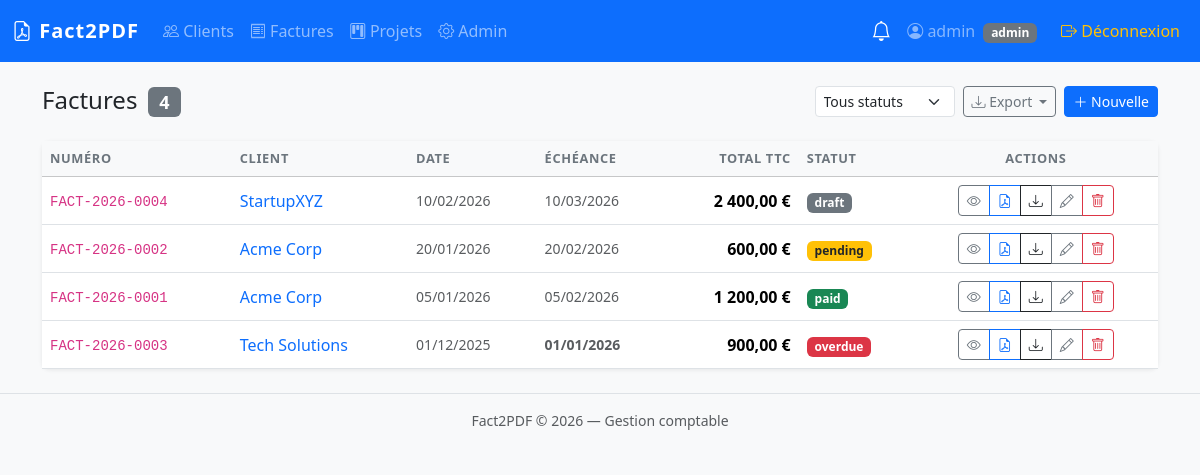
The page /invoices (signed in) on the database its author committed.
### tables this page shows
CREATE TABLE IF NOT EXISTS `invoices` (
    `id`          INT UNSIGNED          NOT NULL AUTO_INCREMENT,
    `client_id`   INT UNSIGNED          NOT NULL,
    `number`      VARCHAR(30)           NOT NULL UNIQUE  COMMENT 'Ex: FACT-2026-0001',
    `status`      ENUM('draft','pending','paid','overdue') NOT NULL DEFAULT 'draft',
    `issue_date`  DATE                  NOT NULL,
    `due_date`    DATE                  NOT NULL,
    `subtotal`    DECIMAL(12,2)         NOT NULL DEFAULT 0.00,
    `tax_rate`    DECIMAL(5,2)          NOT NULL DEFAULT 20.00  COMMENT 'Taux TVA %',
    `tax_amount`  DECIMAL(12,2)         NOT NULL DEFAULT 0.00,
    `total`       DECIMAL(12,2)         NOT NULL DEFAULT 0.00,
    `notes`       TEXT                  NULL,
    `created_by`  INT UNSIGNED          NULL,
    `created_at`  TIMESTAMP             NOT NULL DEFAULT CURRENT_TIMESTAMP,
    `updated_at`  TIMESTAMP             NOT NULL DEFAULT CURRENT_TIMESTAMP ON UPDATE CURRENT_TIMESTAMP,
    PRIMARY KEY (`id`),
    INDEX `idx_invoices_client`     (`client_id`),
    INDEX `idx_invoices_status`     (`status`),
    INDEX `idx_invoices_issue_date` (`issue_date`),
    CONSTRAINT `fk_invoices_client` FOREIGN KEY (`client_id`) REFERENCES `clients` (`id`) ON DELETE RESTRICT,
    CONSTRAINT `fk_invoices_user`   FOREIGN KEY (`created_by`) REFERENCES `users` (`id`)  ON DELETE SET NULL
);

CREATE TABLE IF NOT EXISTS `clients` (
    `id`          INT UNSIGNED  NOT NULL AUTO_INCREMENT,
    `name`        VARCHAR(150)  NOT NULL,
    `email`       VARCHAR(150)  NULL,
    `phone`       VARCHAR(30)   NULL,
    `address`     VARCHAR(255)  NULL,
    `city`        VARCHAR(100)  NULL,
    `postal_code` VARCHAR(20)   NULL,
    `country`     CHAR(2)       NOT NULL DEFAULT 'FR',
    `logo_path`   VARCHAR(500)  NULL        COMMENT 'Chemin relatif vers le logo uploadé',
    `notes`       TEXT          NULL,
    `created_by`  INT UNSIGNED  NULL,
    `created_at`  TIMESTAMP     NOT NULL DEFAULT CURRENT_TIMESTAMP,
    `updated_at`  TIMESTAMP     NOT NULL DEFAULT CURRENT_TIMESTAMP ON UPDATE CURRENT_TIMESTAMP,
    PRIMARY KEY (`id`),
    INDEX `idx_clients_name`       (`name`),
    INDEX `idx_clients_created_by` (`created_by`),
    CONSTRAINT `fk_clients_user` FOREIGN KEY (`created_by`) REFERENCES `users` (`id`) ON DELETE SET NULL
);

### src/Helpers/helpers.php (called while the page is built, shortened)
<?php
function e(mixed $value): string
{
    return htmlspecialchars((string) $value, ENT_QUOTES | ENT_SUBSTITUTE, 'UTF-8');
}
function env(string $key, mixed $default = null): mixed
{
    $value = $_ENV[$key] ?? $_SERVER[$key] ?? getenv($key);
    return $value !== false ? $value : $default;
}
function view(string $view, array $data = []): void
{
    extract($data, EXTR_SKIP);
    $path = ROOT_PATH . '/src/Views/' . str_replace('.', '/', $view) . '.php';
    require $path;
}
function formatMoney(float $amount): string
{
    return number_format($amount, 2, ',', ' ') . ' €';
}
function formatDate(string $date): string
{
    return date('d/m/Y', strtotime($date));
}

### src/Controllers/InvoiceController.php (called while the page is built, shortened)
<?php
class InvoiceController
{
    private Invoice $model;
    public function __construct()
    {
        $this->model       = new Invoice();
    }
    public function index(): void
    {
        $invoices = $this->model->allWithClient();
        view('invoices/index', compact('invoices'));
    }
}

### public/index.php (called while the page is built, shortened)
<?php
$router = new \App\Core\Router();
$router->dispatch();

### config/database.php (called while the page is built, shortened)
<?php
return [
    'driver'   => 'mysql',
    'host'     => env('DB_HOST', 'db'),
    'port'     => (int) env('DB_PORT', 3306),
    'database' => env('DB_NAME', 'fact2pdf'),
    'username' => env('DB_USER', 'fact2pdf_user'),
    'password' => env('DB_PASS', ''),
    'charset'  => env('DB_CHARSET', 'utf8mb4'),
    'options'  => [
        PDO::ATTR_ERRMODE            => PDO::ERRMODE_EXCEPTION,
        PDO::ATTR_DEFAULT_FETCH_MODE => PDO::FETCH_ASSOC,
        PDO::ATTR_EMULATE_PREPARES   => false,
        PDO::MYSQL_ATTR_FOUND_ROWS   => true,
    ],
];

### src/Core/Database.php (called while the page is built, shortened)
<?php
class Database
{
    private static ?Database $instance = null;
    private PDO $pdo;
    private function __construct()
    {
        $config = require ROOT_PATH . '/config/database.php';
        $dsn = sprintf(
            '%s:host=%s;port=%d;dbname=%s;charset=%s',
            $config['driver'],
            $config['host'],
            $config['port'],
            $config['database'],
            $config['charset']
        );
        try {
            $this->pdo = new PDO($dsn, $config['username'], $config['password'], $config['options']);
        } catch (PDOException $e) {
            throw new RuntimeException('Erreur de connexion à la base de données.');
        }
    }
    public static function getInstance(): self
    {
        if (self::$instance === null) {
            self::$instance = new self();
        }
        return self::$instance;
    }
    public function query(string $sql, array $params = []): \PDOStatement
    {
        $stmt = $this->pdo->prepare($sql);
        $stmt->execute($params);
        return $stmt;
    }
    public function fetchAll(string $sql, array $params = []): array
    {
        return $this->query($sql, $params)->fetchAll();
    }
}

### src/Models/BaseModel.php (called while the page is built, shortened)
<?php
abstract class BaseModel
{
    public function __construct()
    {
        $this->db = Database::getInstance();
    }
}

### src/Models/Invoice.php (called while the page is built, shortened)
<?php
class Invoice extends BaseModel
{
    public function allWithClient(): array
    {
        return $this->db->fetchAll(
            'SELECT i.*, c.name AS client_name
             FROM invoices i
             JOIN clients c ON c.id = i.client_id
             ORDER BY i.issue_date DESC'
        );
    }
}

### src/Views/invoices/index.php (the view, shortened to what this page needs)
<div class="d-flex justify-content-between align-items-center mb-4">
    <h1 class="h4 mb-0">
        Factures <span class="badge text-bg-secondary ms-1"><?= count($invoices) ?></span>
    </h1>
    <div class="d-flex gap-2 flex-wrap">
        <select id="filterStatus" class="form-select form-select-sm" style="width:140px">
            <option value="">Tous statuts</option>
        </select>
        <div class="dropdown">
            <button class="btn btn-outline-secondary btn-sm dropdown-toggle" data-bs-toggle="dropdown">
                <i class="bi bi-download"></i> Export
            </button>
        </div>
        <?php if (in_array($_SESSION['role'] ?? '', ['admin','user'])): ?>
        <a href="/invoices/create" class="btn btn-primary btn-sm">
            <i class="bi bi-plus-lg"></i> Nouvelle
        </a>
        <?php endif; ?>
    </div>
</div>
<div class="card">
    <div class="table-responsive">
        <table class="table table-hover align-middle mb-0" id="invoicesTable">
            <thead class="table-light">
                <tr>
                    <th>Numéro</th>
                    <th>Client</th>
                    <th>Date</th>
                    <th>Échéance</th>
                    <th class="text-end">Total TTC</th>
                    <th>Statut</th>
                    <th class="text-center">Actions</th>
                </tr>
            </thead>
            <tbody>
            <?php foreach ($invoices as $inv):
                $badges   = ['draft'=>'secondary','pending'=>'warning text-dark','paid'=>'success','overdue'=>'danger'];
                $isLate   = $inv['status'] === 'overdue';
            ?>
                <tr class="invoice-row" data-status="<?= e($inv['status']) ?>" <?= $isLate ? 'class="table-danger"' : '' ?>>
                    <td>
                        <code class="small"><?= e($inv['number']) ?></code>
                    </td>
                    <td>
                        <a href="/clients/<?= $inv['client_id'] ?>" class="text-decoration-none">
                            <?= e($inv['client_name']) ?>
                        </a>
                    </td>
                    <td class="text-muted small"><?= formatDate($inv['issue_date']) ?></td>
                    <td class="text-muted small <?= ($inv['status'] === 'overdue') ? 'text-danger fw-semibold' : '' ?>">
                        <?= formatDate($inv['due_date']) ?>
                    </td>
                    <td class="text-end fw-semibold"><?= formatMoney((float)$inv['total']) ?></td>
                    <td>
                        <span class="badge text-bg-<?= $badges[$inv['status']] ?? 'secondary' ?>">
                            <?= e($inv['status']) ?>
                        </span>
                    </td>
                    <td class="text-center">
                        <div class="btn-group btn-group-sm">
                            <a href="/invoices/<?= $inv['id'] ?>" class="btn btn-outline-secondary" title="Voir">
                                <i class="bi bi-eye"></i>
                            </a>
                            <button class="btn btn-outline-primary btn-pdf-preview"
                                    title="Aperçu PDF"
                                    data-id="<?= $inv['id'] ?>"
                                    data-num="<?= e($inv['number']) ?>">
                                <i class="bi bi-file-earmark-pdf"></i>
                            </button>
                            <a href="/invoices/<?= $inv['id'] ?>/pdf" class="btn btn-outline-dark" title="Télécharger PDF" download>
                                <i class="bi bi-download"></i>
                            </a>
                            <?php if (in_array($_SESSION['role'] ?? '', ['admin','user'])): ?>
                            <a href="/invoices/<?= $inv['id'] ?>/edit" class="btn btn-outline-secondary" title="Modifier">
                                <i class="bi bi-pencil"></i>
                            </a>
                            <?php endif; ?>
                            <?php if (($_SESSION['role'] ?? '') === 'admin'): ?>
                            <button class="btn btn-outline-danger btn-delete-invoice"
                                    title="Supprimer"
                                    data-id="<?= $inv['id'] ?>"
                                    data-num="<?= e($inv['number']) ?>">
                                <i class="bi bi-trash"></i>
                            </button>
                            <?php endif; ?>
                        </div>
                    </td>
                </tr>
            <?php endforeach; ?>
            </tbody>
        </table>
    </div>
</div>
<?php require ROOT_PATH . '/src/Views/layouts/main.php'; ?>

### src/Core/Router.php (shortened to what this page needs)
<?php
class Router
{
    private array $routes = [];
    public function __construct()
    {
        $this->routes = require ROOT_PATH . '/config/routes.php';
    }
    public function dispatch(): void
    {
        $method = $_SERVER['REQUEST_METHOD'];
        $uri    = $this->parseUri();
        foreach ($this->routes as [$routeMethod, $pattern, $handler, $roles]) {
            $params = $this->match($uri, $pattern);
            if ($routeMethod !== $method || $params === null) {
                continue;
            }
            [$controllerName, $action] = explode('@', $handler);
            $controller = new $class();
            call_user_func_array([$controller, $action], $params);
            return;
        }
    }
    private function parseUri(): string
    {
        $uri = parse_url($_SERVER['REQUEST_URI'], PHP_URL_PATH);
        return rtrim($uri, '/') ?: '/';
    }
    private function match(string $uri, string $pattern): ?array
    {
        $regex = preg_replace('/\{([a-z_]+)\}/', '([^/]+)', $pattern);
        $regex = '#^' . $regex . '$#';
        if (!preg_match($regex, $uri, $matches)) {
            return null;
        }
        array_shift($matches);
        return $matches;
    }
}

### public/assets/css/app.css (style rules this page uses)
:root { --f2p-primary: #0d6efd; --f2p-sidebar-w: 250px; }
body { background-color: #f8f9fa; font-family: 'Segoe UI', system-ui, sans-serif; }
.card { border: none; box-shadow: 0 1px 4px rgba(0,0,0,.08); border-radius: 0.5rem; }
.table th { font-size: .8rem; text-transform: uppercase; letter-spacing: .05em; color: #6c757d; border-top: none; }

### rows shown on the page
invoices: number "FACT-2026-0004", client.name "StartupXYZ", issue_date "10/02/2026", due_date "10/03/2026", total "2 400,00 €", status "draft"
invoices: number "FACT-2026-0002", client.name "Acme Corp", issue_date "20/01/2026", due_date "20/02/2026", total "600,00 €", status "pending"
invoices: number "FACT-2026-0001", client.name "Acme Corp", issue_date "05/01/2026", due_date "05/02/2026", total "1 200,00 €", status "paid"
invoices: number "FACT-2026-0003", client.name "Tech Solutions", issue_date "01/12/2025", due_date "01/01/2026", total "900,00 €", status "overdue"

### other values the page prints
count($invoices) "4"
